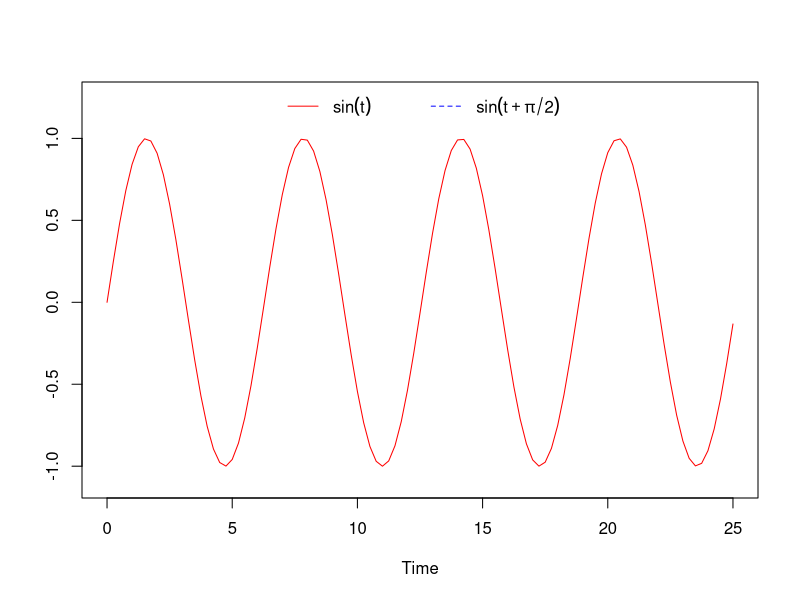

R code for this plot:
# Create a sequence to 100 and scale values to (0, 25)
t <- c(0:100)
t <- t * 25/100

# Define the time series
Yt1 <- sin(t)

# Plot our time series
plot(
  t, 
  Yt1, 
  ylim = c(-1.1, 1.25), 
  type = "l", 
  col = "red", 
  lwd = 1, 
  lty = 1, 
  xlab = "Time", 
  ylab = NA
)

legend(
  "top", 
  inset=0.01, 
  col=c("red","blue"), 
  lty=c(1,2), 
  lwd=c(1,1), 
  legend = c(
    expression(sin(t)),
    expression(sin(t+pi/2))), 
  bg="white",
  box.col="white",
  horiz=TRUE
)